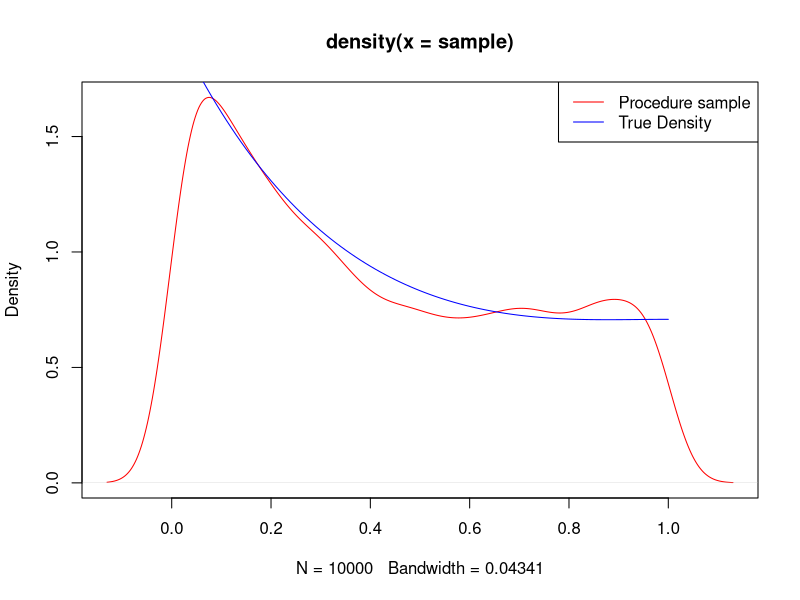
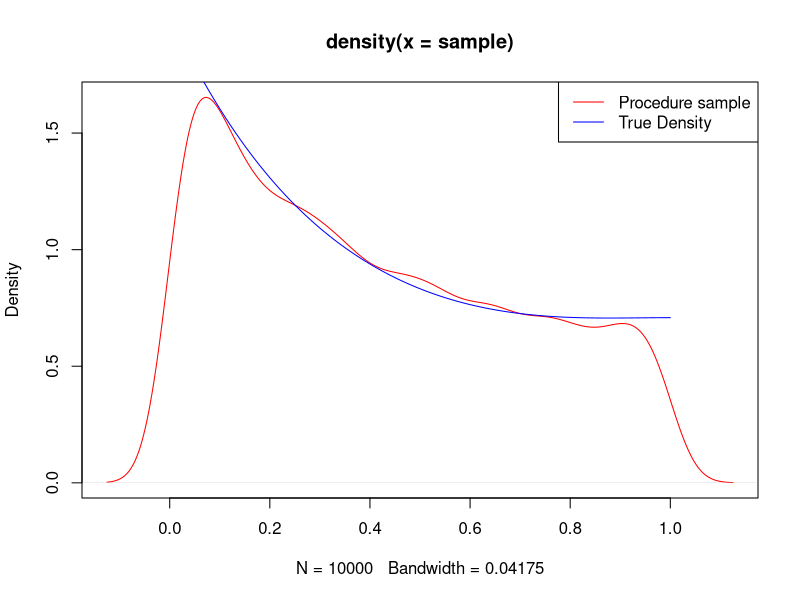

Generate these figures, in order, with R:
## ---- chunk 1
fprocedure <- function(size, theta, beta) {
  
  weight1 = beta(theta,1)/(beta(theta,1) + sqrt(3)*beta(1,beta))
  u = runif(size,0,1)
  sample = double(size)
  
  for (i in 1:size) {
    if (u[i] > weight1) {
      sample[i] <- rbeta(1, shape1 = theta, shape2 = 1)
    } 
    else {
      sample[i] <- rbeta(1, shape1 = 1, shape2 = beta)
    }
  }
  return(sample)
}
ffunc <- function(x, theta, beta){
  x ^ (theta - 1)/(1 + x^2) + sqrt(2 + x^2) * (1 - x)^(beta - 1)
}
## ---- chunk 2
theta <- 2
beta <- 4
size <-10000
sample <- fprocedure(size, theta, beta)
plot(density(sample), col = "red")
curve(ffunc(x,theta = 2,beta =4)/0.70587, xlim = c(0,1), add = TRUE, col = "blue")
legend("topright", legend = c("Procedure sample", "True Density"), 
      col = c("red","blue"), lty = c(1,1))
## ---- chunk 3
frejection <- function(size, theta, beta) {
  iter <- 0
  weight1 = beta(theta,1)/(beta(theta,1) + sqrt(3)*beta(1,beta))
  sample = double(0)
  
  while (iter < size) {
    
   u <- runif(1, 0, 1)
    
    if(u < weight1){
      x <- rbeta(1, shape1 = theta, shape2 = 1)
      u1 <- runif(1, 0, 1)
      
      if(u1 <= 1/(1 + x^2)){
        sample <- append(sample, x)
        iter <- iter + 1
      }
    }
    else{
      x <- rbeta(1, shape1 = 1, shape2 = beta)
      u2 <- runif(1, 0, 1)
      
      if(u2 <= sqrt(2 + x^2)/sqrt(3)){
        sample <- append(sample, x)
        iter <- iter + 1
      }
    }
  }
  return(sample)
}
ffunc <- function(x, theta, beta){
  x ^ (theta - 1)/(1 + x^2) + sqrt(2 + x^2) * (1 - x)^(beta - 1)
}
## ---- chunk 4
theta <- 2
beta <- 4
size <-10000
sample <- frejection(size, theta, beta)
plot(density(sample), col = "red")
curve(ffunc(x,theta = 2,beta =4)/0.70587, xlim = c(0,1), add = TRUE, col = "blue")
legend("topright", legend = c("Procedure sample", "True Density"), 
      col = c("red","blue"), lty = c(1,1))
